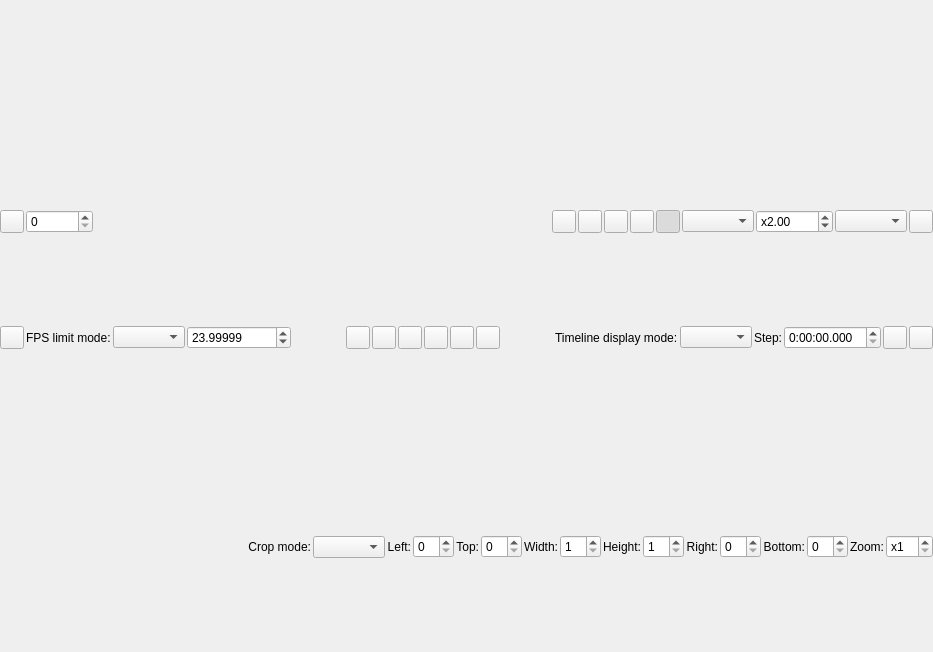
<?xml version="1.0" encoding="UTF-8"?>
<ui version="4.0">
 <class>PreviewDialog</class>
 <widget class="QDialog" name="PreviewDialog">
  <property name="geometry">
   <rect>
    <x>0</x>
    <y>0</y>
    <width>933</width>
    <height>652</height>
   </rect>
  </property>
  <property name="windowTitle">
   <string>Dialog</string>
  </property>
  <layout class="QVBoxLayout" name="mainLayout">
   <property name="spacing">
    <number>0</number>
   </property>
   <property name="leftMargin">
    <number>0</number>
   </property>
   <property name="topMargin">
    <number>0</number>
   </property>
   <property name="rightMargin">
    <number>0</number>
   </property>
   <property name="bottomMargin">
    <number>0</number>
   </property>
   <item>
    <widget class="PreviewArea" name="previewArea"/>
   </item>
   <item>
    <widget class="QWidget" name="toolBar" native="true">
     <property name="sizePolicy">
      <sizepolicy hsizetype="Expanding" vsizetype="Fixed">
       <horstretch>0</horstretch>
       <verstretch>0</verstretch>
      </sizepolicy>
     </property>
     <layout class="QHBoxLayout" name="horizontalLayout">
      <property name="spacing">
       <number>2</number>
      </property>
      <property name="leftMargin">
       <number>0</number>
      </property>
      <property name="topMargin">
       <number>0</number>
      </property>
      <property name="rightMargin">
       <number>0</number>
      </property>
      <property name="bottomMargin">
       <number>0</number>
      </property>
      <item>
       <widget class="QToolButton" name="timeLineCheckButton">
        <property name="toolTip">
         <string>Timeline</string>
        </property>
        <property name="checkable">
         <bool>true</bool>
        </property>
       </widget>
      </item>
      <item>
       <widget class="QSpinBox" name="frameNumberSpinBox">
        <property name="sizePolicy">
         <sizepolicy hsizetype="Minimum" vsizetype="Fixed">
          <horstretch>0</horstretch>
          <verstretch>0</verstretch>
         </sizepolicy>
        </property>
        <property name="keyboardTracking">
         <bool>false</bool>
        </property>
        <property name="maximum">
         <number>999999999</number>
        </property>
       </widget>
      </item>
      <item>
       <widget class="QLabel" name="frameStatusLabel">
        <property name="minimumSize">
         <size>
          <width>16</width>
          <height>0</height>
         </size>
        </property>
        <property name="text">
         <string/>
        </property>
       </widget>
      </item>
      <item>
       <widget class="TimeLineSlider" name="frameNumberSlider" native="true">
        <property name="sizePolicy">
         <sizepolicy hsizetype="Expanding" vsizetype="Preferred">
          <horstretch>0</horstretch>
          <verstretch>0</verstretch>
         </sizepolicy>
        </property>
       </widget>
      </item>
      <item>
       <widget class="QToolButton" name="frameToClipboardButton">
        <property name="toolTip">
         <string>Copy frame to clipboard</string>
        </property>
       </widget>
      </item>
      <item>
       <widget class="QToolButton" name="saveSnapshotButton">
        <property name="toolTip">
         <string>Save snapshot</string>
        </property>
       </widget>
      </item>
      <item>
       <widget class="QToolButton" name="advancedSettingsButton">
        <property name="toolTip">
         <string>Preview Advanced Settings</string>
        </property>
       </widget>
      </item>
      <item>
       <widget class="QToolButton" name="cropCheckButton">
        <property name="toolTip">
         <string>Crop assistant</string>
        </property>
        <property name="checkable">
         <bool>true</bool>
        </property>
       </widget>
      </item>
      <item>
       <widget class="QToolButton" name="zoomCheckButton">
        <property name="toolTip">
         <string>Zoom</string>
        </property>
        <property name="checkable">
         <bool>true</bool>
        </property>
        <property name="checked">
         <bool>true</bool>
        </property>
       </widget>
      </item>
      <item>
       <widget class="QWidget" name="zoomPanel" native="true">
        <layout class="QHBoxLayout" name="horizontalLayout_2">
         <property name="spacing">
          <number>2</number>
         </property>
         <property name="leftMargin">
          <number>0</number>
         </property>
         <property name="topMargin">
          <number>0</number>
         </property>
         <property name="rightMargin">
          <number>0</number>
         </property>
         <property name="bottomMargin">
          <number>0</number>
         </property>
         <item>
          <widget class="QComboBox" name="zoomModeComboBox">
           <property name="sizePolicy">
            <sizepolicy hsizetype="Minimum" vsizetype="Fixed">
             <horstretch>0</horstretch>
             <verstretch>0</verstretch>
            </sizepolicy>
           </property>
          </widget>
         </item>
         <item>
          <widget class="ZoomRatioSpinBox" name="zoomRatioSpinBox">
           <property name="keyboardTracking">
            <bool>false</bool>
           </property>
           <property name="prefix">
            <string>x</string>
           </property>
           <property name="minimum">
            <double>0.010000000000000</double>
           </property>
           <property name="maximum">
            <double>1024.000000000000000</double>
           </property>
           <property name="value">
            <double>2.000000000000000</double>
           </property>
          </widget>
         </item>
         <item>
          <widget class="QComboBox" name="scaleModeComboBox"/>
         </item>
        </layout>
       </widget>
      </item>
      <item>
       <widget class="QToolButton" name="colorPickerButton">
        <property name="toolTip">
         <string>Color picker</string>
        </property>
        <property name="text">
         <string/>
        </property>
       </widget>
      </item>
     </layout>
     <zorder>colorPickerButton</zorder>
     <zorder>frameNumberSlider</zorder>
     <zorder>frameToClipboardButton</zorder>
     <zorder>saveSnapshotButton</zorder>
     <zorder>advancedSettingsButton</zorder>
     <zorder>cropCheckButton</zorder>
     <zorder>zoomCheckButton</zorder>
     <zorder>zoomPanel</zorder>
     <zorder>timeLineCheckButton</zorder>
     <zorder>frameNumberSpinBox</zorder>
     <zorder>frameStatusLabel</zorder>
    </widget>
   </item>
   <item>
    <widget class="QWidget" name="timeLinePanel" native="true">
     <layout class="QHBoxLayout" name="horizontalLayout_4" stretch="0,0,0,0,1,0,0,0,0,0,0,1,0,0,0,0,0,0">
      <property name="spacing">
       <number>2</number>
      </property>
      <property name="leftMargin">
       <number>0</number>
      </property>
      <property name="topMargin">
       <number>0</number>
      </property>
      <property name="rightMargin">
       <number>0</number>
      </property>
      <property name="bottomMargin">
       <number>0</number>
      </property>
      <item>
       <widget class="QToolButton" name="playButton">
        <property name="text">
         <string/>
        </property>
       </widget>
      </item>
      <item>
       <widget class="QLabel" name="label">
        <property name="text">
         <string>FPS limit mode:</string>
        </property>
       </widget>
      </item>
      <item>
       <widget class="QComboBox" name="playFpsLimitModeComboBox"/>
      </item>
      <item>
       <widget class="QDoubleSpinBox" name="playFpsLimitSpinBox">
        <property name="decimals">
         <number>5</number>
        </property>
        <property name="maximum">
         <double>100000.000000000000000</double>
        </property>
        <property name="value">
         <double>23.999990000000000</double>
        </property>
       </widget>
      </item>
      <item>
       <spacer name="horizontalSpacer_2">
        <property name="orientation">
         <enum>Qt::Horizontal</enum>
        </property>
        <property name="sizeHint" stdset="0">
         <size>
          <width>571</width>
          <height>20</height>
         </size>
        </property>
       </spacer>
      </item>
      <item>
       <widget class="QToolButton" name="goToPreviousBookmarkButton">
        <property name="text">
         <string/>
        </property>
       </widget>
      </item>
      <item>
       <widget class="QToolButton" name="bookmarkCurrentFrameButton"/>
      </item>
      <item>
       <widget class="QToolButton" name="unbookmarkCurrentFrameButton"/>
      </item>
      <item>
       <widget class="QToolButton" name="loadChaptersButton">
        <property name="text">
         <string/>
        </property>
       </widget>
      </item>
      <item>
       <widget class="QToolButton" name="clearBookmarksButton"/>
      </item>
      <item>
       <widget class="QToolButton" name="goToNextBookmarkButton"/>
      </item>
      <item>
       <spacer name="horizontalSpacer_3">
        <property name="orientation">
         <enum>Qt::Horizontal</enum>
        </property>
        <property name="sizeHint" stdset="0">
         <size>
          <width>40</width>
          <height>20</height>
         </size>
        </property>
       </spacer>
      </item>
      <item>
       <widget class="QLabel" name="timeLineModeLabel">
        <property name="text">
         <string>Timeline display mode:</string>
        </property>
        <property name="margin">
         <number>2</number>
        </property>
       </widget>
      </item>
      <item>
       <widget class="QComboBox" name="timeLineModeComboBox">
        <property name="sizePolicy">
         <sizepolicy hsizetype="Minimum" vsizetype="Fixed">
          <horstretch>0</horstretch>
          <verstretch>0</verstretch>
         </sizepolicy>
        </property>
       </widget>
      </item>
      <item>
       <widget class="QLabel" name="stepLabel">
        <property name="text">
         <string>Step:</string>
        </property>
        <property name="margin">
         <number>2</number>
        </property>
       </widget>
      </item>
      <item>
       <widget class="QTimeEdit" name="timeStepEdit">
        <property name="displayFormat">
         <string>H:mm:ss.zzz</string>
        </property>
       </widget>
      </item>
      <item>
       <widget class="QToolButton" name="timeStepBackButton">
        <property name="toolTip">
         <string>Step back</string>
        </property>
       </widget>
      </item>
      <item>
       <widget class="QToolButton" name="timeStepForwardButton">
        <property name="toolTip">
         <string>Step forward</string>
        </property>
       </widget>
      </item>
     </layout>
    </widget>
   </item>
   <item>
    <widget class="QWidget" name="cropPanel" native="true">
     <layout class="QHBoxLayout" name="horizontalLayout_3">
      <property name="spacing">
       <number>2</number>
      </property>
      <property name="leftMargin">
       <number>0</number>
      </property>
      <property name="topMargin">
       <number>0</number>
      </property>
      <property name="rightMargin">
       <number>0</number>
      </property>
      <property name="bottomMargin">
       <number>0</number>
      </property>
      <item>
       <spacer name="horizontalSpacer">
        <property name="orientation">
         <enum>Qt::Horizontal</enum>
        </property>
        <property name="sizeHint" stdset="0">
         <size>
          <width>40</width>
          <height>20</height>
         </size>
        </property>
       </spacer>
      </item>
      <item>
       <widget class="QLabel" name="cropModeLabel">
        <property name="sizePolicy">
         <sizepolicy hsizetype="Preferred" vsizetype="Preferred">
          <horstretch>0</horstretch>
          <verstretch>0</verstretch>
         </sizepolicy>
        </property>
        <property name="text">
         <string>Crop mode:</string>
        </property>
        <property name="alignment">
         <set>Qt::AlignRight|Qt::AlignTrailing|Qt::AlignVCenter</set>
        </property>
        <property name="margin">
         <number>4</number>
        </property>
       </widget>
      </item>
      <item>
       <widget class="QComboBox" name="cropModeComboBox"/>
      </item>
      <item>
       <widget class="QLabel" name="cropLeftLabel">
        <property name="sizePolicy">
         <sizepolicy hsizetype="Preferred" vsizetype="Preferred">
          <horstretch>0</horstretch>
          <verstretch>0</verstretch>
         </sizepolicy>
        </property>
        <property name="text">
         <string>Left:</string>
        </property>
        <property name="alignment">
         <set>Qt::AlignRight|Qt::AlignTrailing|Qt::AlignVCenter</set>
        </property>
        <property name="margin">
         <number>4</number>
        </property>
       </widget>
      </item>
      <item>
       <widget class="QSpinBox" name="cropLeftSpinBox">
        <property name="keyboardTracking">
         <bool>false</bool>
        </property>
       </widget>
      </item>
      <item>
       <widget class="QLabel" name="cropTopLabel">
        <property name="sizePolicy">
         <sizepolicy hsizetype="Preferred" vsizetype="Preferred">
          <horstretch>0</horstretch>
          <verstretch>0</verstretch>
         </sizepolicy>
        </property>
        <property name="text">
         <string>Top:</string>
        </property>
        <property name="alignment">
         <set>Qt::AlignRight|Qt::AlignTrailing|Qt::AlignVCenter</set>
        </property>
        <property name="margin">
         <number>4</number>
        </property>
       </widget>
      </item>
      <item>
       <widget class="QSpinBox" name="cropTopSpinBox">
        <property name="keyboardTracking">
         <bool>false</bool>
        </property>
       </widget>
      </item>
      <item>
       <widget class="QLabel" name="cropWidthLabel">
        <property name="sizePolicy">
         <sizepolicy hsizetype="Preferred" vsizetype="Preferred">
          <horstretch>0</horstretch>
          <verstretch>0</verstretch>
         </sizepolicy>
        </property>
        <property name="text">
         <string>Width:</string>
        </property>
        <property name="alignment">
         <set>Qt::AlignRight|Qt::AlignTrailing|Qt::AlignVCenter</set>
        </property>
        <property name="margin">
         <number>4</number>
        </property>
       </widget>
      </item>
      <item>
       <widget class="QSpinBox" name="cropWidthSpinBox">
        <property name="keyboardTracking">
         <bool>false</bool>
        </property>
        <property name="minimum">
         <number>1</number>
        </property>
       </widget>
      </item>
      <item>
       <widget class="QLabel" name="cropHeightLabel">
        <property name="sizePolicy">
         <sizepolicy hsizetype="Preferred" vsizetype="Preferred">
          <horstretch>0</horstretch>
          <verstretch>0</verstretch>
         </sizepolicy>
        </property>
        <property name="text">
         <string>Height:</string>
        </property>
        <property name="alignment">
         <set>Qt::AlignRight|Qt::AlignTrailing|Qt::AlignVCenter</set>
        </property>
        <property name="margin">
         <number>4</number>
        </property>
       </widget>
      </item>
      <item>
       <widget class="QSpinBox" name="cropHeightSpinBox">
        <property name="keyboardTracking">
         <bool>false</bool>
        </property>
        <property name="minimum">
         <number>1</number>
        </property>
       </widget>
      </item>
      <item>
       <widget class="QLabel" name="cropRightLabel">
        <property name="sizePolicy">
         <sizepolicy hsizetype="Preferred" vsizetype="Preferred">
          <horstretch>0</horstretch>
          <verstretch>0</verstretch>
         </sizepolicy>
        </property>
        <property name="text">
         <string>Right:</string>
        </property>
        <property name="alignment">
         <set>Qt::AlignRight|Qt::AlignTrailing|Qt::AlignVCenter</set>
        </property>
        <property name="margin">
         <number>4</number>
        </property>
       </widget>
      </item>
      <item>
       <widget class="QSpinBox" name="cropRightSpinBox">
        <property name="keyboardTracking">
         <bool>false</bool>
        </property>
       </widget>
      </item>
      <item>
       <widget class="QLabel" name="cropBottomLabel">
        <property name="sizePolicy">
         <sizepolicy hsizetype="Preferred" vsizetype="Preferred">
          <horstretch>0</horstretch>
          <verstretch>0</verstretch>
         </sizepolicy>
        </property>
        <property name="text">
         <string>Bottom:</string>
        </property>
        <property name="alignment">
         <set>Qt::AlignRight|Qt::AlignTrailing|Qt::AlignVCenter</set>
        </property>
        <property name="margin">
         <number>4</number>
        </property>
       </widget>
      </item>
      <item>
       <widget class="QSpinBox" name="cropBottomSpinBox">
        <property name="keyboardTracking">
         <bool>false</bool>
        </property>
       </widget>
      </item>
      <item>
       <widget class="QLabel" name="cropZoomLabel">
        <property name="sizePolicy">
         <sizepolicy hsizetype="Preferred" vsizetype="Preferred">
          <horstretch>0</horstretch>
          <verstretch>0</verstretch>
         </sizepolicy>
        </property>
        <property name="text">
         <string>Zoom:</string>
        </property>
        <property name="alignment">
         <set>Qt::AlignRight|Qt::AlignTrailing|Qt::AlignVCenter</set>
        </property>
        <property name="margin">
         <number>4</number>
        </property>
       </widget>
      </item>
      <item>
       <widget class="QSpinBox" name="cropZoomRatioSpinBox">
        <property name="keyboardTracking">
         <bool>false</bool>
        </property>
        <property name="prefix">
         <string>x</string>
        </property>
        <property name="minimum">
         <number>1</number>
        </property>
       </widget>
      </item>
     </layout>
    </widget>
   </item>
  </layout>
  <zorder>toolBar</zorder>
  <zorder>previewArea</zorder>
  <zorder>cropPanel</zorder>
  <zorder>timeLinePanel</zorder>
 </widget>
 <customwidgets>
  <customwidget>
   <class>PreviewArea</class>
   <extends>QWidget</extends>
   <header>./preview_area.h</header>
   <container>1</container>
  </customwidget>
  <customwidget>
   <class>TimeLineSlider</class>
   <extends>QWidget</extends>
   <header>../timeline_slider/timeline_slider.h</header>
   <container>1</container>
  </customwidget>
  <customwidget>
   <class>ZoomRatioSpinBox</class>
   <extends>QDoubleSpinBox</extends>
   <header>./zoom_ratio_spinbox.h</header>
   <container>1</container>
  </customwidget>
 </customwidgets>
 <resources/>
 <connections/>
</ui>
